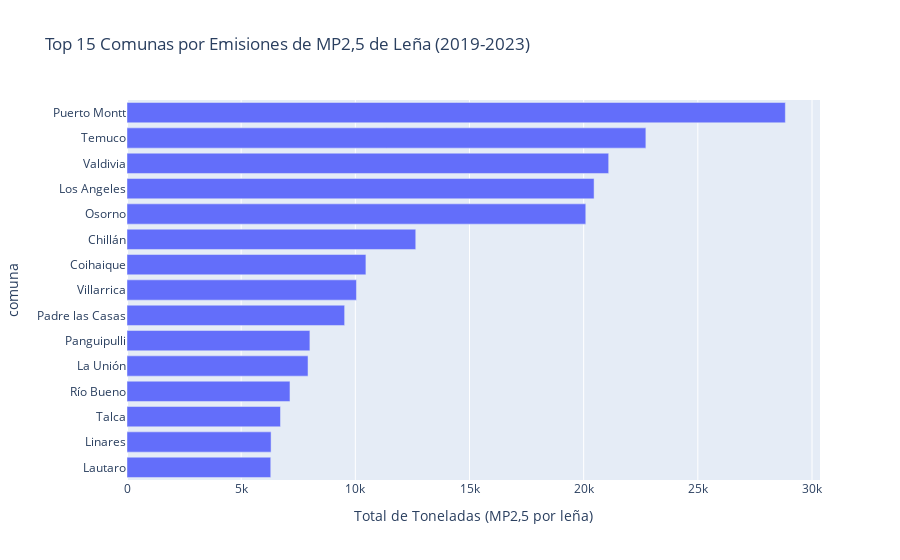

This figure's notebook cell:
### Markdown cell above
Calcularemos el **total de emisiones de MP2,5 por Leña en el Sur de Chile** para tambien unirlo con el mapa.

### Code cell
# 1. Filtramos por el problema específico
df_lena_mp25 = df_total[
    (df_total['contaminantes'] == 'MP2,5') &
    (df_total['tipo_fuente'].str.contains('leña', case=False))
].copy()

# 2. Agrupamos por comuna para encontrar los hotspots de este problema
hotspots_lena_mp25 = df_lena_mp25.groupby('comuna')['cantidad_toneladas'].sum().nlargest(15)

# 3. Visualizamos los resultados
fig_hotspots = px.bar(
    hotspots_lena_mp25,
    y=hotspots_lena_mp25.index,
    x='cantidad_toneladas',
    orientation='h',
    title='Top 15 Comunas por Emisiones de MP2,5 de Leña (2019-2023)',
    labels={'cantidad_toneladas': 'Total de Toneladas (MP2,5 por leña)', 'y': 'Comuna'}
)
fig_hotspots.update_layout(yaxis={'categoryorder':'total ascending'})
fig_hotspots.show()

# Guarda la figura como imagen para mostrar en el notebook de Github 
fig_hotspots.write_image("img/15_comunas_emisiones_mp25.png", width=1200, height=400, scale=2)
Image(filename="img/15_comunas_emisiones_mp25.png")

### Figure 1 — Plotly figure (JSON) as saved in the notebook; plotly's stock layout.template omitted (floating-point values rounded to 4 significant figures)
{"data": [{"hovertemplate": "Total de Toneladas (MP2,5 por leña)=%{x}<br>comuna=%{y}<extra></extra>", "legendgroup": "", "marker": {"color": "#636efa", "pattern": {"shape": ""}}, "name": "", "orientation": "h", "showlegend": false, "textposition": "auto", "type": "bar", "x": [28830.0, 22720.0, 21100.0, 20460.0, 20090.0, 12650.0, 10460.0, 10050.0, 9531.0, 8010.0, 7928.0, 7137.0, 6722.0, 6310.0, 6296.0], "xaxis": "x", "y": ["Puerto Montt", "Temuco", "Valdivia", "Los Angeles", "Osorno", "Chillán", "Coihaique", "Villarrica", "Padre las Casas", "Panguipulli", "La Unión", "Río Bueno", "Talca", "Linares", "Lautaro"], "yaxis": "y"}], "layout": {"barmode": "relative", "legend": {"tracegroupgap": 0}, "title": {"text": "Top 15 Comunas por Emisiones de MP2,5 de Leña (2019-2023)"}, "xaxis": {"anchor": "y", "domain": [0, 1], "title": {"text": "Total de Toneladas (MP2,5 por leña)"}}, "yaxis": {"anchor": "x", "categoryorder": "total ascending", "domain": [0, 1], "title": {"text": "comuna"}}}}
